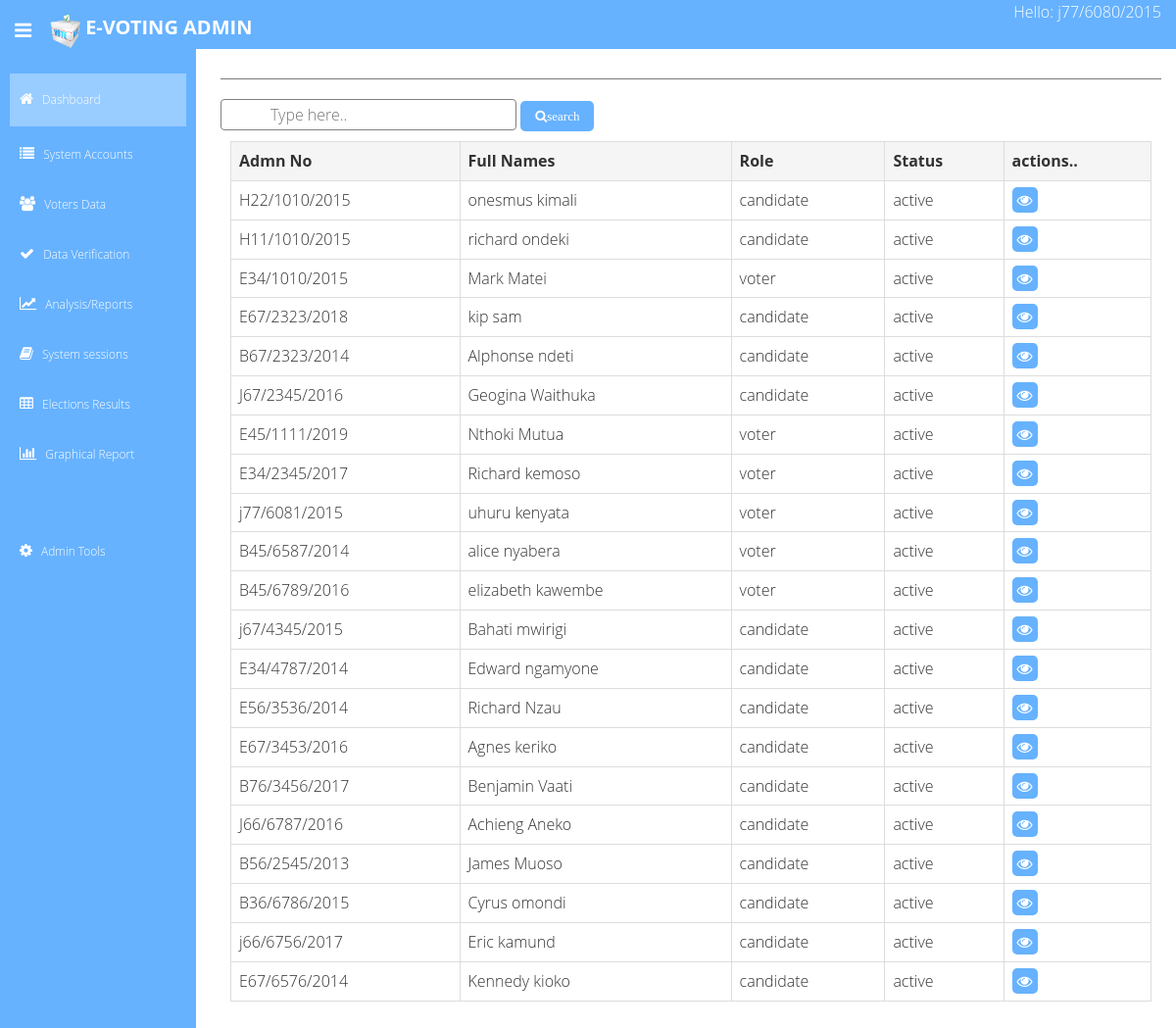
/admin/active-voters.php (signed in), run on the app's committed database.
### tables this page shows
CREATE TABLE `users` (
  `id` int(11) NOT NULL,
  `name` varchar(100) NOT NULL,
  `username` varchar(40) NOT NULL,
  `password` varchar(256) DEFAULT '11111',
  `role` varchar(15) NOT NULL DEFAULT 'voter',
  `email` varchar(80) DEFAULT NULL,
  `reg_date` datetime NOT NULL DEFAULT current_timestamp()
);

CREATE TABLE `voters` (
  `id` int(11) NOT NULL,
  `name` varchar(100) NOT NULL,
  `admn_no` varchar(100) NOT NULL,
  `email` varchar(80) NOT NULL,
  `school` varchar(100) NOT NULL,
  `role` varchar(80) NOT NULL DEFAULT 'voter',
  `position` varchar(80) NOT NULL DEFAULT 'N/A',
  `category` varchar(80) NOT NULL DEFAULT 'N/A',
  `status` varchar(80) NOT NULL DEFAULT 'active',
  `reg_date` datetime NOT NULL DEFAULT current_timestamp(),
  `image` longblob NOT NULL,
  `voted` int(11) NOT NULL DEFAULT 0,
  `nickname` varchar(100) NOT NULL
);

### admin/active-voters.php (the view, shortened to what this page needs)
<?php require_once('votersdb.php'); ?>
<?php
$query="SELECT * FROM users WHERE username= '".$_SESSION['username']."' ";
$results=mysqli_query($link,$query); ?>
<?php while($row=mysqli_fetch_array($results)){ ?>
  <?php  if(($row['role'])=='admin'): ?>
<?php require_once('header.php'); ?>
    <section id="main-content">
      <section class="wrapper site-min-height">
          <hr>
<?php
function filterTable($query){
$link=mysqli_connect('127.0.0.1','root','1234567','e-voting');
$filter_Result = mysqli_query($link,$query);
    return $filter_Result;
}
if(isset($_POST['searching'])){
  $valueToSearch= $_POST['valueToSearch'];
$query = "SELECT * FROM voters WHERE name LIKE '%$valueToSearch%' OR admn_no LIKE '%$valueToSearch%' OR  school LIKE '%$valueToSearch%'
OR role LIKE '%$valueToSearch%' AND status='active'  ORDER BY id DESC";
    $result = filterTable($query);
}
else{
 $query = "SELECT * FROM voters WHERE status='active' ORDER BY id DESC";
    $result= filterTable($query);
}
?>
<form action="votersdb.php" method="post">
<div class="Input-group1">
<input type="text" name="valueToSearch" value="" class="search" placeholder="Type here..">
<button type="submit" formaction="active-voters.php" class="btn"  name="searching"><i class="fa fa-search">search</i></button>
</div>
          <div class="row-con">
          <table class="table table-bordered" >
          <tr bgcolor="whitesmoke">
              <th>Admn No</th>
              <th>Full Names</th>
              <th>Role</th>
              <th>Status</th>
              <th>actions..</th>
              </tr>
<?php if($result->num_rows>0): ?>
 <?php while ($row = mysqli_fetch_array($result)) { ?>
		<tr>
			<td><?php echo $row['admn_no']; ?></td>
			<td><?php echo $row['name']; ?></td>
            <td><?php echo $row['role']; ?></td>
             <td><?php echo $row['status']; ?></td>
            <td>
				<a href="profile-info.php?viewvoter=<?php echo $row['id']; ?>" class="edit_btn" target = '_blank'><i class="fa fa-eye"></i></a>
            </td>
		</tr>
	<?php } ?>
	<?php else: ?>
	<tr><td colspan="10"><i class="fa fa-remove">No matches found</i></td></tr>
	<?php endif; ?>
          </table>
    </div>
          </form>
    </section>
</section>
          <?php else: ?>
<?php require_once('error.php'); ?>
        <?php endif; }?>
</body>
</html>

### admin/header.php (shortened to what this page needs)
<!DOCTYPE html>
<html lang="en">
<head>
  <link href="lib/bootstrap/css/bootstrap.min.css" rel="stylesheet">
  <link href="lib/font-awesome/css/font-awesome.css" rel="stylesheet" />
  <link rel="stylesheet" type="text/css" href="css/zabuto_calendar.css">
  <link rel="stylesheet" type="text/css" href="lib/gritter/css/jquery.gritter.css" />
  <link href="css/style.css" rel="stylesheet">
  <link href="css/style-responsive.css" rel="stylesheet">
</head>
<body>
  <section id="container">
    <header class="header black-bg">
      <div class="sidebar-toggle-box">
        <div class="fa fa-bars tooltips" data-placement="right" data-original-title="Collapse Menu"></div>
      </div>
      <a href="index.php" class="logo"><b><img src="img/vote.png" width="40" height="40">E-VOTING ADMIN</b></a>
      <div class="top-menu">
        <ul class="nav pull-right top-menu">
             <li>
            <?php  if (isset($_SESSION['username'])) : ?>
                            Hello:
                    <?php echo $_SESSION['username']; ?>
                  <?php endif ?>
							</li>
        </ul>
      </div>
    </header>
    <aside>
      <div id="sidebar" class="nav-collapse ">
        <ul class="sidebar-menu" id="nav-accordion">
          <li class="mt">
            <a class="active" href="index.php">
              <i class="fa fa-home"></i>
              <span>Dashboard</span>
              </a>
          </li>
          <li class="sub-menu">
            <a href="javascript:;">
              <i class="fa fa-list"></i>
              <span>System Accounts</span>
              </a>
          </li>
          <li class="sub-menu">
            <a href="javascript:;">
              <i class="fa fa-group"></i>
              <span>Voters Data</span>
              </a>
          </li>
              <li class="sub-menu">
            <a href="javascript:;">
              <i class="fa fa-check"></i>
              <span>Data Verification</span>
              </a>
          </li>
              <li class="sub-menu">
            <a href="javascript:;">
              <i class="fa fa-line-chart"></i>
              <span>Analysis/Reports</span>
              </a>
          </li>
              <li class="sub-menu">
            <a href="javascript:;">
              <i class="fa fa-book"></i>
              <span>System sessions</span>
              </a>
          </li>
                <li class="sub-menu">
            <a href="javascript:;">
              <i class="fa fa-table"></i>
              <span>Elections Results</span>
              </a>
          </li>
                <li class="sub-menu">
            <a href="javascript:;">
              <i class="fa fa-bar-chart"></i>
              <span>Graphical Report</span>
              </a>
          </li>
        <br><br>
                   <li class="sub-menu">
            <a href="javascript:;">
              <i class="fa fa-cog"></i>
              <span>Admin Tools</span>
              </a>
          </li>
             </ul>
               </div>
    </aside>

### admin/css/style.css (style rules this page uses)
body { font-size:13px; }
ul li { list-style: none; }
a, a:hover, a:focus { text-decoration: none; outline: none; }
hr { margin-top: 20px; margin-bottom: 20px; border: 0; border-top: 1px solid #797979; }
#sidebar { width: 200px; height: 100%; position: fixed; background: #66b2ff; }
#sidebar ul li { position: relative; }
ul.sidebar-menu , ul.sidebar-menu li ul.sub { margin: -2px 0 0; padding: 0; }
ul.sidebar-menu { margin-top: 75px; }
ul.sidebar-menu li { margin-bottom: 5px; margin-left:10px; margin-right:10px; }
ul.sidebar-menu li.sub-menu { line-height: 15px; }
ul.sidebar-menu li a span { display: inline-block; }
ul.sidebar-menu li a { color: white; text-decoration: none; display: block; padding: 15px 0 15px 10px; font-size: 12px; outline: none; -webkit-transition: all 0.3s ease; -moz-transition: all 0.3s ease; -o-transition: all 0.3s ease; -ms-transition: all 0.3s ease; transition: all 0.3s ease; }
ul.sidebar-menu li a.active, ul.sidebar-menu li a:hover, ul.sidebar-menu li a:focus { background: #99ccff; color: white; display: block; -webkit-transition: all 0.3s ease; -moz-transition: all 0.3s ease; -o-transition: all 0.3s ease; -ms-transition: all 0.3s ease; transition: all 0.3s ease; }
ul.sidebar-menu li a i { font-size: 15px; padding-right: 6px; }
ul.sidebar-menu li a.active i { color: #fff; }
#main-content { margin-left: 210px; }
.header, .footer { padding: 0 15px; }
.header { position: fixed; left: 0; right: 0; z-index: 1002; }
.black-bg { background: #66b2ff; color: white; }
.wrapper { display: inline-block; margin-top: 60px; padding-left: 15px; padding-right: 15px; padding-bottom: 15px; padding-top: 0px; width: 100%; }
a.logo { font-size: 20px; color: white; float: left; margin-top: 10px; text-transform: uppercase; }
@media screen and (-webkit-min-device-pixel-ratio:0) { a.logo { font-size: 8px; color: white; float: left; text-transform: lowercase; } }
.sidebar-toggle-box { float: left; padding-right: 15px; margin-top: 20px; }
.sidebar-toggle-box .fa-bars { cursor:e-resize; display: inline-block; font-size: 20px; }
body { font: 16px/1.5em "Overpass", "Open Sans", Helvetica, sans-serif; color: #333; font-weight: 300; }
.btn { font-size: 13px; color: white; background: #66b2ff; padding: 6px 15px; border: none; border-radius: 5px; }
.edit_btn { text-decoration: none; padding: 2px 5px; color: white; background: #66b2ff; border-radius: 5px; }
.search { padding: 3px 50px; border: 1px solid gray; border-radius: 4px; }
.row-con { width: 100%; padding: 10px; border-radius: 5px; display: flex; overflow: auto; }

### data on the page
voters: admn_no "H22/1010/2015", name "onesmus kimali", role "candidate", status "active"
voters: admn_no "H11/1010/2015", name "richard ondeki", role "candidate", status "active"
voters: admn_no "E34/1010/2015", name "Mark Matei", role "voter", status "active"
voters: admn_no "E67/2323/2018", name "kip sam", role "candidate", status "active"
voters: admn_no "B67/2323/2014", name "Alphonse ndeti", role "candidate", status "active"
voters: admn_no "J67/2345/2016", name "Geogina Waithuka", role "candidate", status "active"
voters: admn_no "E45/1111/2019", name "Nthoki Mutua", role "voter", status "active"
voters: admn_no "E34/2345/2017", name "Richard kemoso", role "voter", status "active"
voters: admn_no "j77/6081/2015", name "uhuru kenyata", role "voter", status "active"
voters: admn_no "B45/6587/2014", name "alice nyabera", role "voter", status "active"
voters: admn_no "B45/6789/2016", name "elizabeth kawembe", role "voter", status "active"
voters: admn_no "j67/4345/2015", name "Bahati mwirigi", role "candidate", status "active"
voters: admn_no "E34/4787/2014", name "Edward ngamyone", role "candidate", status "active"
voters: admn_no "E56/3536/2014", name "Richard Nzau", role "candidate", status "active"
voters: admn_no "E67/3453/2016", name "Agnes keriko", role "candidate", status "active"
voters: admn_no "B76/3456/2017", name "Benjamin Vaati", role "candidate", status "active"
voters: admn_no "J66/6787/2016", name "Achieng Aneko", role "candidate", status "active"
voters: admn_no "B56/2545/2013", name "James Muoso", role "candidate", status "active"
voters: admn_no "B36/6786/2015", name "Cyrus omondi", role "candidate", status "active"
voters: admn_no "j66/6756/2017", name "Eric kamund", role "candidate", status "active"
voters: admn_no "E67/6576/2014", name "Kennedy kioko", role "candidate", status "active"
